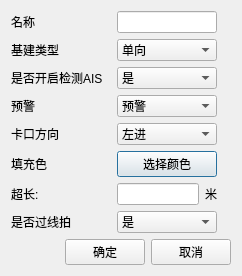
<?xml version="1.0" encoding="UTF-8"?>
<ui version="4.0">
 <class>CardMouthInfoDialog</class>
 <widget class="QDialog" name="CardMouthInfoDialog">
  <property name="geometry">
   <rect>
    <x>0</x>
    <y>0</y>
    <width>242</width>
    <height>260</height>
   </rect>
  </property>
  <property name="windowTitle">
   <string>新增卡口线</string>
  </property>
  <layout class="QVBoxLayout" name="verticalLayout">
   <item>
    <layout class="QHBoxLayout" name="horizontalLayout_3">
     <item>
      <layout class="QGridLayout" name="gridLayout">
       <item row="5" column="1">
        <widget class="QPushButton" name="colorPushButton">
         <property name="text">
          <string>选择颜色</string>
         </property>
        </widget>
       </item>
       <item row="5" column="0">
        <layout class="QHBoxLayout" name="horizontalLayout_2">
         <item>
          <widget class="QLabel" name="label_17">
           <property name="text">
            <string>填充色</string>
           </property>
          </widget>
         </item>
         <item>
          <widget class="QLabel" name="colorLabel">
           <property name="minimumSize">
            <size>
             <width>23</width>
             <height>0</height>
            </size>
           </property>
           <property name="maximumSize">
            <size>
             <width>23</width>
             <height>16777215</height>
            </size>
           </property>
           <property name="text">
            <string/>
           </property>
          </widget>
         </item>
        </layout>
       </item>
       <item row="6" column="0">
        <widget class="QLabel" name="label_22">
         <property name="minimumSize">
          <size>
           <width>100</width>
           <height>0</height>
          </size>
         </property>
         <property name="text">
          <string>超长:</string>
         </property>
        </widget>
       </item>
       <item row="0" column="0">
        <widget class="QLabel" name="label_24">
         <property name="text">
          <string>名称</string>
         </property>
        </widget>
       </item>
       <item row="8" column="1">
        <widget class="QComboBox" name="isPhotographBox">
         <item>
          <property name="text">
           <string>是</string>
          </property>
         </item>
         <item>
          <property name="text">
           <string>否</string>
          </property>
         </item>
        </widget>
       </item>
       <item row="4" column="1">
        <widget class="QComboBox" name="enterStatusComboBox">
         <item>
          <property name="text">
           <string>左进</string>
          </property>
         </item>
         <item>
          <property name="text">
           <string>右进</string>
          </property>
         </item>
        </widget>
       </item>
       <item row="2" column="1">
        <widget class="QComboBox" name="aisComboBox">
         <item>
          <property name="text">
           <string>是</string>
          </property>
         </item>
         <item>
          <property name="text">
           <string>否</string>
          </property>
         </item>
        </widget>
       </item>
       <item row="6" column="1">
        <layout class="QHBoxLayout" name="horizontalLayout">
         <item>
          <widget class="QLineEdit" name="overlengthLineEdit"/>
         </item>
         <item>
          <widget class="QLabel" name="label_23">
           <property name="text">
            <string>米</string>
           </property>
          </widget>
         </item>
        </layout>
       </item>
       <item row="3" column="1">
        <widget class="QComboBox" name="warningComboBox">
         <item>
          <property name="text">
           <string>预警</string>
          </property>
         </item>
         <item>
          <property name="text">
           <string>非预警</string>
          </property>
         </item>
        </widget>
       </item>
       <item row="3" column="0">
        <widget class="QLabel" name="label_19">
         <property name="text">
          <string>预警</string>
         </property>
        </widget>
       </item>
       <item row="4" column="0">
        <widget class="QLabel" name="label_20">
         <property name="text">
          <string>卡口方向</string>
         </property>
        </widget>
       </item>
       <item row="0" column="1">
        <widget class="QLineEdit" name="nameLineEdit"/>
       </item>
       <item row="1" column="1">
        <widget class="QComboBox" name="typeComboBox">
         <item>
          <property name="text">
           <string>单向</string>
          </property>
         </item>
         <item>
          <property name="text">
           <string>双向</string>
          </property>
         </item>
        </widget>
       </item>
       <item row="1" column="0">
        <widget class="QLabel" name="label_18">
         <property name="text">
          <string>基建类型</string>
         </property>
        </widget>
       </item>
       <item row="2" column="0">
        <widget class="QLabel" name="label_25">
         <property name="text">
          <string>是否开启检测AIS</string>
         </property>
        </widget>
       </item>
       <item row="8" column="0">
        <widget class="QLabel" name="label_26">
         <property name="text">
          <string>是否过线拍</string>
         </property>
        </widget>
       </item>
      </layout>
     </item>
     <item>
      <spacer name="horizontalSpacer">
       <property name="orientation">
        <enum>Qt::Horizontal</enum>
       </property>
       <property name="sizeHint" stdset="0">
        <size>
         <width>40</width>
         <height>20</height>
        </size>
       </property>
      </spacer>
     </item>
    </layout>
   </item>
   <item>
    <layout class="QHBoxLayout" name="horizontalLayout_21">
     <item>
      <spacer name="horizontalSpacer_21">
       <property name="orientation">
        <enum>Qt::Horizontal</enum>
       </property>
       <property name="sizeHint" stdset="0">
        <size>
         <width>40</width>
         <height>20</height>
        </size>
       </property>
      </spacer>
     </item>
     <item>
      <widget class="QPushButton" name="comfirmButton">
       <property name="text">
        <string>确定</string>
       </property>
      </widget>
     </item>
     <item>
      <widget class="QPushButton" name="cancelButton">
       <property name="text">
        <string>取消</string>
       </property>
      </widget>
     </item>
    </layout>
   </item>
  </layout>
 </widget>
 <resources/>
 <connections/>
</ui>
